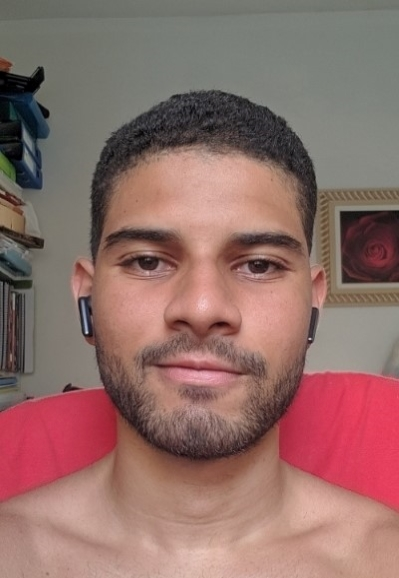
#> input picture PET_Visao_Computacional/imagens/enio.jpg, 399 x 578 px, found by its file name
$ python 2_fusao_de_imagens.py
#> lines starting #> are read from the running program, lines starting #| are printed output that depends on the picture
"""
---------------------------------------------------------------------------------------------
Construa um programa em Opencv2 que faça o seguinte:

1. Abra duas imagens diferentes: a imagem de uma pessoa (pode ser a sua foto) e
a de um objeto ou de um animal. Essas imagens precisam ter o mesmo tamanho
(resolução em termos de linhas e colunas).

2. Usando a função de blending do Opencv2, gere outra imagem resultante da fusão de imagens,
variando os pesos da imagem da pessoa e a segunda imagem. Faça a constante igual a zero e
defina o peso da segunda imagem como sendo 1 menos o peso da imagem da pessoa.

3. Agora use uma trackbar para capturar o peso da imagem da pessoa e exibir em tempo real
a imagem resultante da fusão. Perceba como uma imagem vai se tornando a outra.

4. Salve o quadro original capturado e os quadros modificados como imagens em extensão PNG.

* Lembre-se de sempre liberar os recursos ao final.
---------------------------------------------------------------------------------------------
"""
# Primeiramente devo importar a biblioteca do opencv-python (cv2):
import cv2


# Criando a função responsável pela alteração do peso da imagem 1 (enio), o que também altera o peso da imagem 2 (otto):
def on_trackbar(valor):
    peso_enio = valor / 10
    peso_otto = (1.0 - peso_enio)

    # Definindo a fusão das imagens através da função cv2.addWeighted (informando as imagens, os pesos e o gama):
    blend = cv2.addWeighted(enio, peso_enio, otto, peso_otto, 0)

    # Exibindo a imagem fundida em tempo real:
    cv2.imshow("Eniotto", blend)

    # Criar arquivo para cada imagem gerada (as imagens Eniotto0.png e Eniotto10.png são as imagens originais):
    cv2.imwrite(f"imagens/Semana2/Exercicio2/Eniotto{valor}.png", blend)


# Fazendo a leitura das imagens que estão no meu arquivo:
enio = cv2.imread("Imagens/enio.jpg", 1)
#> enio is the input picture: shape (578, 399, 3); mean B, G, R 104.5, 109.8, 144.2
otto = cv2.imread("Imagens/otto.jpg", 1)
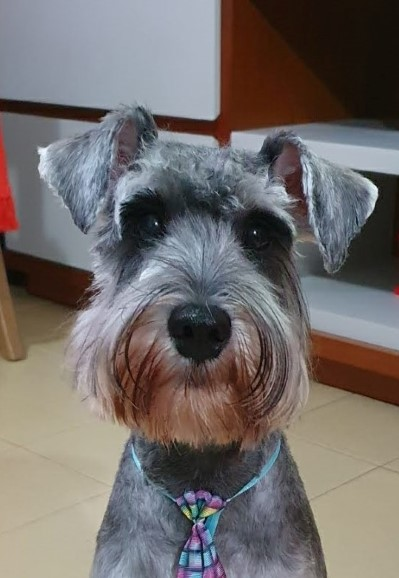
#> input picture PET_Visao_Computacional/imagens/otto.jpg, 399 x 578 px, found by its file name
#> otto is the input picture: shape (578, 399, 3); mean B, G, R 106.4, 108.3, 113.9

# Para criar uma trackbar, primeiro tenho que definir o nome da janela em que ele será criado:
cv2.namedWindow("Eniotto")

# Agora criei uma trackbar que vai de 0 até 100... preenchi todos os parâmetros da função:
cv2.createTrackbar("Alpha", "Eniotto", 0, 10, on_trackbar)
#> slider 'Alpha' is set to 3

# Inicializar a trackbar no 0 (começo da barra):
on_trackbar(0)

# Esperamos alguma tecla ser pressionada para encerrar o programa e destruir qualquer janela que tenha ficado aberta:
if cv2.waitKey() == 0:
#> call 2 of on_trackbar, with valor = 3
#> in on_trackbar (call 2), `blend = cv2.addWeighted(enio, peso_enio, otto, peso_otto, 0)`:
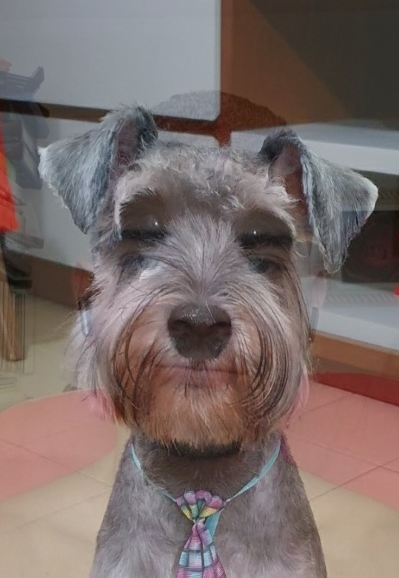
#> blend: shape (578, 399, 3); mean B, G, R 105.8, 108.8, 123
#> (key Esc is pressed here)
    cv2.destroyAllWindows()
